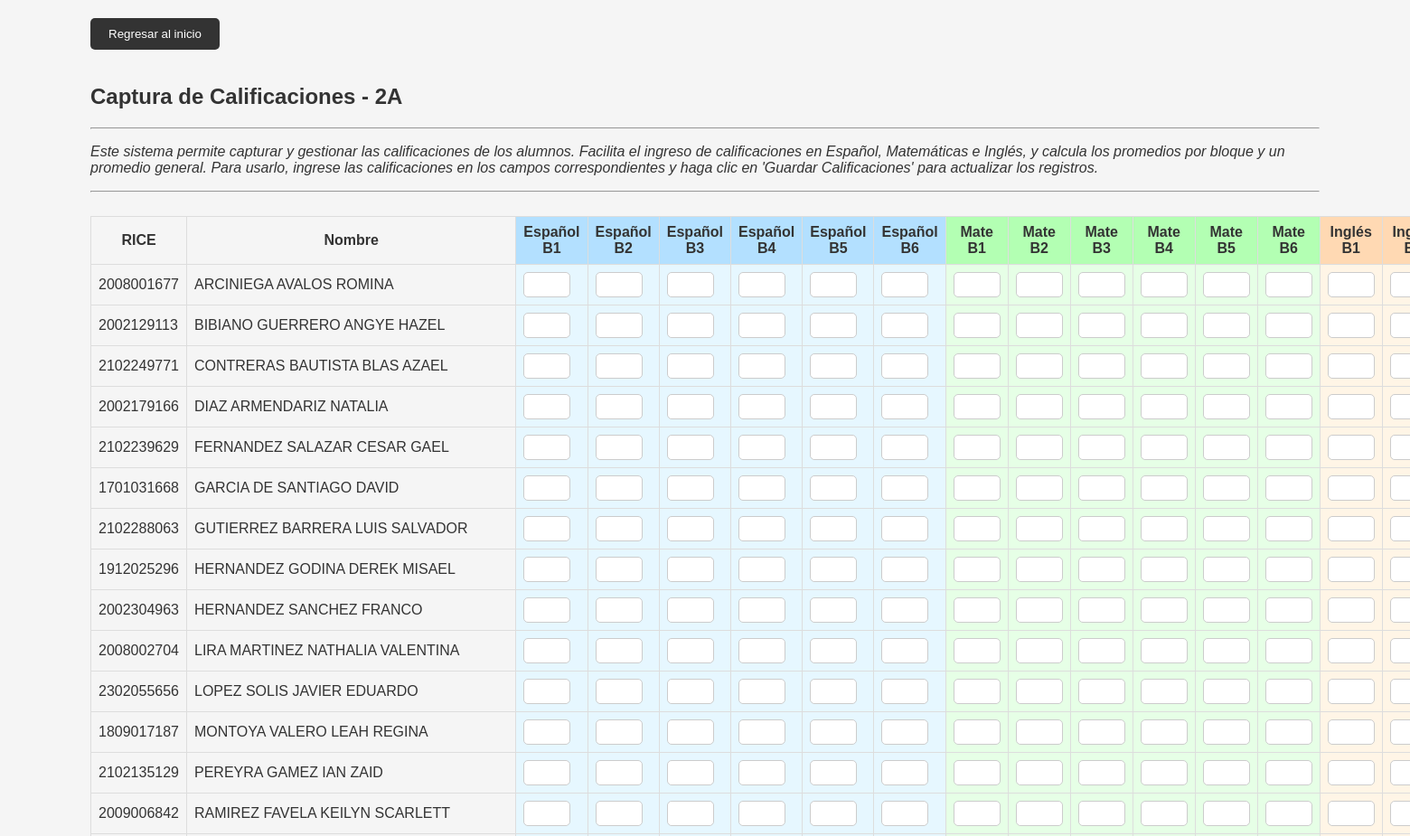
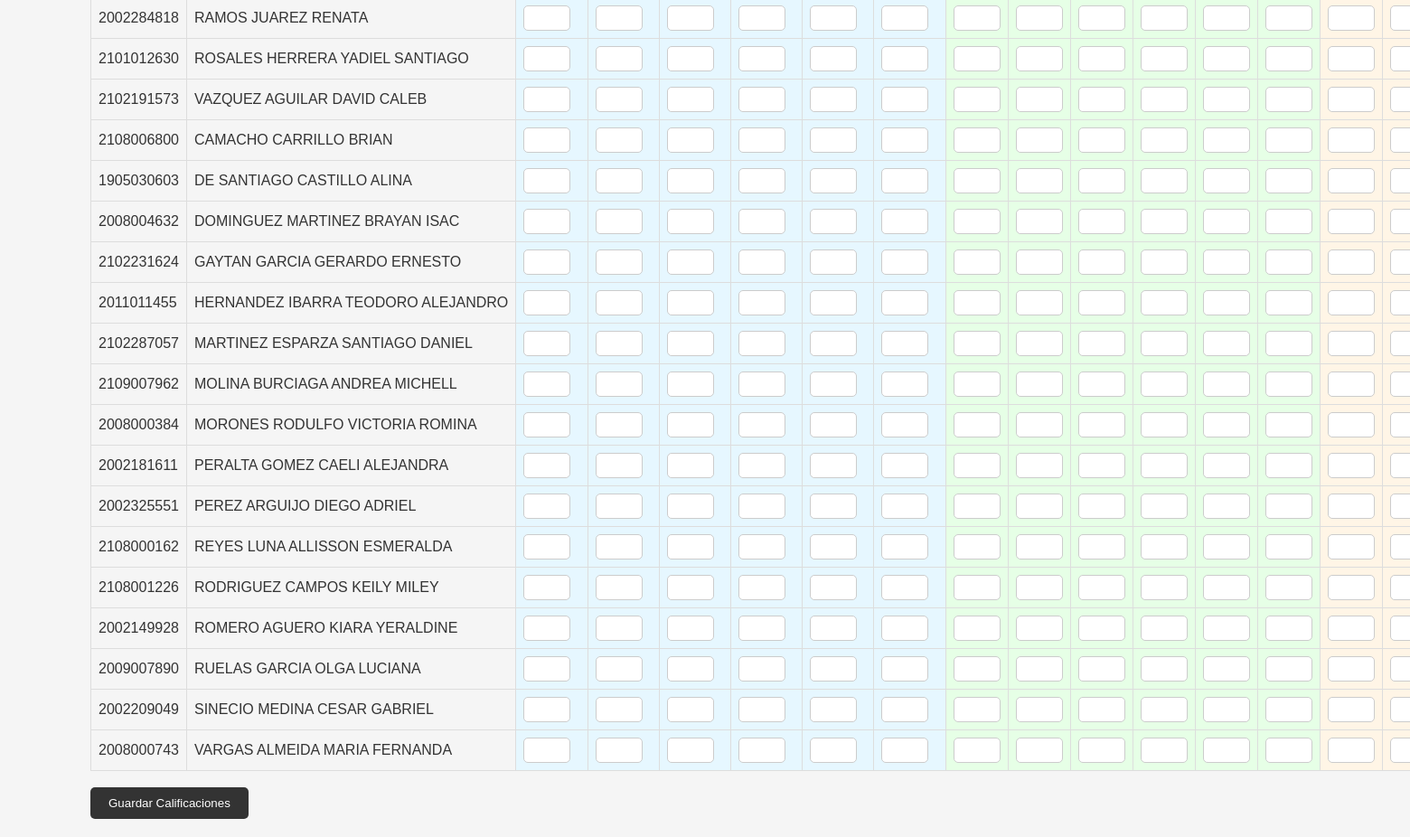
Page /Promedios2A.php on the committed database (2 pictures, top to bottom).
### tables this page shows
CREATE TABLE `alumnos` (
  `id` int(11) NOT NULL AUTO_INCREMENT,
  `RICE` varchar(255) NOT NULL,
  `CURP` varchar(255) NOT NULL,
  `nombre` varchar(255) NOT NULL,
  `apellidos` varchar(255) NOT NULL,
  `sexo` enum('Hombre','Mujer') NOT NULL,
  `tipo_sangre` enum('A+','A-','B+','B-','AB+','AB-','O+','O-','NoConocida') NOT NULL,
  `grado` int(11) NOT NULL,
  `seccion` varchar(255) NOT NULL,
  `fecha_nacimiento` date NOT NULL,
  `telefono_casa` varchar(255) NOT NULL,
  `telefono_tutor` varchar(255) NOT NULL,
  `nombre_tutor` varchar(255) NOT NULL,
  `ejido` varchar(255) NOT NULL,
  `tiene_hermanos` enum('SI','NO') NOT NULL,
  PRIMARY KEY (`id`)
);

### Promedios2A.php (the view, shortened to what this page needs)
<?php
$conn = new mysqli(DB_SERVER, DB_USERNAME, DB_PASSWORD, DB_NAME);
$year = date("Y");
$table_name = "2A_promedios_" . $year;
$sql = "SELECT a.RICE, a.nombre, a.grado, a.seccion, p.espanol_b1, p.espanol_b2, p.espanol_b3, p.espanol_b4, p.espanol_b5, p.espanol_b6, p.mate_b1, p.mate_b2, p.mate_b3, p.mate_b4, p.mate_b5, p.mate_b6, p.ingles_b1, p.ingles_b2, p.ingles_b3, p.ingles_b4, p.ingles_b5, p.ingles_b6, p.promedio_bloque1, p.promedio_bloque2, p.promedio_bloque3, p.promedio_bloque4, p.promedio_bloque5, p.promedio_bloque6, p.promedio_general
FROM alumnos a
LEFT JOIN `$table_name` p ON a.RICE = p.RICE
WHERE a.grado = 2 AND a.seccion = 'A'";
$result = $conn->query($sql);
?>
<!DOCTYPE html>
<html>
<head>
</head>
<body>
<a href="index.php">
    <button>Regresar al inicio</button>
</a>
<br>
<br>
    <h2>Captura de Calificaciones - 2A</h2>
    <hr>
    <p><i>Este sistema permite capturar y gestionar las calificaciones de los alumnos. Facilita el ingreso de calificaciones en Español, Matemáticas e Inglés, y calcula los promedios por bloque y un promedio general. Para usarlo, ingrese las calificaciones en los campos correspondientes y haga clic en 'Guardar Calificaciones' para actualizar los registros.</i></p>
    <hr>
    <br>
    <form method="post">
    <table>
    <thead>
        <tr>
            <th>RICE</th>
            <th class="nombre-columna">Nombre</th>
            <th class="espanol">Español B1</th>
            <th class="espanol">Español B2</th>
            <th class="espanol">Español B3</th>
            <th class="espanol">Español B4</th>
            <th class="espanol">Español B5</th>
            <th class="espanol">Español B6</th>
            <th class="mate">Mate B1</th>
            <th class="mate">Mate B2</th>
            <th class="mate">Mate B3</th>
            <th class="mate">Mate B4</th>
            <th class="mate">Mate B5</th>
            <th class="mate">Mate B6</th>
            <th class="ingles">Inglés B1</th>
            <th class="ingles">Inglés B2</th>
        </tr>
    </thead>
    <tbody>
        <?php
        if ($result->num_rows > 0) {
            while($row = $result->fetch_assoc()) {
                echo "<tr>";
                echo "<td><input type='hidden' name='rice[]' value='" . $row['RICE'] . "'>" . $row['RICE'] . "</td>";
                echo "<td class='nombre-columna'>" . $row['nombre'] . "</td>";
                echo "<td class='espanol'><input type='text' name='espanol_b1[]' value='" . $row['espanol_b1'] . "'></td>";
                echo "<td class='espanol'><input type='text' name='espanol_b2[]' value='" . $row['espanol_b2'] . "'></td>";
                echo "<td class='espanol'><input type='text' name='espanol_b3[]' value='" . $row['espanol_b3'] . "'></td>";
                echo "<td class='espanol'><input type='text' name='espanol_b4[]' value='" . $row['espanol_b4'] . "'></td>";
                echo "<td class='espanol'><input type='text' name='espanol_b5[]' value='" . $row['espanol_b5'] . "'></td>";
                echo "<td class='espanol'><input type='text' name='espanol_b6[]' value='" . $row['espanol_b6'] . "'></td>";
                echo "<td class='mate'><input type='text' name='mate_b1[]' value='" . $row['mate_b1'] . "'></td>";
                echo "<td class='mate'><input type='text' name='mate_b2[]' value='" . $row['mate_b2'] . "'></td>";
                echo "<td class='mate'><input type='text' name='mate_b3[]' value='" . $row['mate_b3'] . "'></td>";
                echo "<td class='mate'><input type='text' name='mate_b4[]' value='" . $row['mate_b4'] . "'></td>";
                echo "<td class='mate'><input type='text' name='mate_b5[]' value='" . $row['mate_b5'] . "'></td>";
                echo "<td class='mate'><input type='text' name='mate_b6[]' value='" . $row['mate_b6'] . "'></td>";
                echo "<td class='ingles'><input type='text' name='ingles_b1[]' value='" . $row['ingles_b1'] . "'></td>";
                echo "<td class='ingles'><input type='text' name='ingles_b2[]' value='" . $row['ingles_b2'] . "'></td>";
                   echo "</tr>";
            }
        }
        ?>
    </tbody>
</table>
        <br>
        <button type="submit">Guardar Calificaciones</button>
    </form>
</body>
</html>

### Promedios2A.php (style rules this page uses)
body { font-family: Calibri, Arial, sans-serif; margin: 20px; background-color: #f5f5f5; color: #333; margin-left: 100px; margin-right: 100px; }
input[type="text"] { width: 40px; padding: 5px; text-align: center; font-size: 14px; border-radius: 5px; border: 1px solid #ccc; }
table { border-collapse: collapse; width: 100%; }
th, td { padding: 8px; border: 1px solid #ddd; }
button { background-color: #333; color: #fff; border: none; padding: 10px 20px; border-radius: 5px; cursor: pointer; }
td.espanol { background-color: #e6f7ff; }
td.mate { background-color: #e6ffe6; }
td.ingles { background-color: #fff5e6; }
th.espanol { background-color: #b3e0ff; }
th.mate { background-color: #b3ffb3; }
th.ingles { background-color: #ffd9b3; }
.nombre-columna { width: 250px; white-space: nowrap; overflow: hidden; text-overflow: ellipsis; }

### rows in the picture
alumnos: RICE "2008001677", nombre "ARCINIEGA AVALOS ROMINA"
alumnos: RICE "2002129113", nombre "BIBIANO GUERRERO ANGYE HAZEL"
alumnos: RICE "2102249771", nombre "CONTRERAS BAUTISTA BLAS AZAEL"
alumnos: RICE "2002179166", nombre "DIAZ ARMENDARIZ NATALIA"
alumnos: RICE "2102239629", nombre "FERNANDEZ SALAZAR CESAR GAEL"
alumnos: RICE "1701031668", nombre "GARCIA DE SANTIAGO DAVID"
alumnos: RICE "2102288063", nombre "GUTIERREZ BARRERA LUIS SALVADOR"
alumnos: RICE "1912025296", nombre "HERNANDEZ GODINA DEREK MISAEL"
alumnos: RICE "2002304963", nombre "HERNANDEZ SANCHEZ FRANCO"
alumnos: RICE "2008002704", nombre "LIRA MARTINEZ NATHALIA VALENTINA"
alumnos: RICE "2302055656", nombre "LOPEZ SOLIS JAVIER EDUARDO"
alumnos: RICE "1809017187", nombre "MONTOYA VALERO LEAH REGINA"
alumnos: RICE "2102135129", nombre "PEREYRA GAMEZ IAN ZAID"
alumnos: RICE "2009006842", nombre "RAMIREZ FAVELA KEILYN SCARLETT"
alumnos: RICE "2002284818", nombre "RAMOS JUAREZ RENATA"
alumnos: RICE "2101012630", nombre "ROSALES HERRERA YADIEL SANTIAGO"
alumnos: RICE "2102191573", nombre "VAZQUEZ AGUILAR DAVID CALEB"
alumnos: RICE "2108006800", nombre "CAMACHO CARRILLO BRIAN"
alumnos: RICE "1905030603", nombre "DE SANTIAGO CASTILLO ALINA"
alumnos: RICE "2008004632", nombre "DOMINGUEZ MARTINEZ BRAYAN ISAC"
alumnos: RICE "2102231624", nombre "GAYTAN GARCIA GERARDO ERNESTO"
alumnos: RICE "2011011455", nombre "HERNANDEZ IBARRA TEODORO ALEJANDRO"
alumnos: RICE "2102287057", nombre "MARTINEZ ESPARZA SANTIAGO DANIEL"
alumnos: RICE "2109007962", nombre "MOLINA BURCIAGA ANDREA MICHELL"
alumnos: RICE "2008000384", nombre "MORONES RODULFO VICTORIA ROMINA"
alumnos: RICE "2002181611", nombre "PERALTA GOMEZ CAELI ALEJANDRA"
alumnos: RICE "2002325551", nombre "PEREZ ARGUIJO DIEGO ADRIEL"
alumnos: RICE "2108000162", nombre "REYES LUNA ALLISSON ESMERALDA"
alumnos: RICE "2108001226", nombre "RODRIGUEZ CAMPOS KEILY MILEY"
alumnos: RICE "2002149928", nombre "ROMERO AGUERO KIARA YERALDINE"
alumnos: RICE "2009007890", nombre "RUELAS GARCIA OLGA LUCIANA"
alumnos: RICE "2002209049", nombre "SINECIO MEDINA CESAR GABRIEL"
alumnos: RICE "2008000743", nombre "VARGAS ALMEIDA MARIA FERNANDA"
